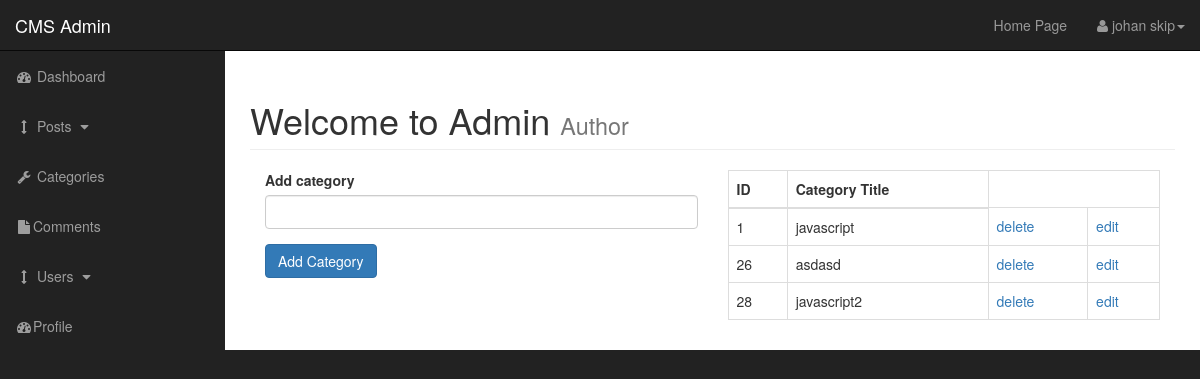
/admin/categories.php (signed in), run on the app's committed database.
### tables this page shows
CREATE TABLE `categories` (
  `cat_id` int(3) NOT NULL,
  `cat_title` varchar(255) NOT NULL
);

### admin/functions.php (the view, shortened to what this page needs)
<?php
function findAllCategories(){
    global $connection;
    $query = "SELECT * FROM categories";
    $select_categories = mysqli_query($connection,$query);
    while ($row = mysqli_fetch_assoc($select_categories)){
    $cat_id =  $row['cat_id'];
    $cat_title =  $row['cat_title'];
    echo "<tr>";
    echo "<td>$cat_id</td>";
    echo "<td>$cat_title</td>";
    echo "<td> <a href='categories.php?delete={$cat_id}'>delete</a></td>";
    echo "<td> <a href='categories.php?edit={$cat_id}'>edit</a></td>";
    echo "<tr>";
}}
?>

### admin/css/sb-admin.css (style rules this page uses)
body { margin-top: 100px; background-color: #222; }
@media (min-width:768px) { body { margin-top: 50px; } }

### data on the page
categories: cat_id "1", cat_title "javascript"
categories: cat_id "26", cat_title "asdasd"
categories: cat_id "28", cat_title "javascript2"

### other printed values
$_SESSION['firstname'] "johan"
$_SESSION['lastname'] "skip"
